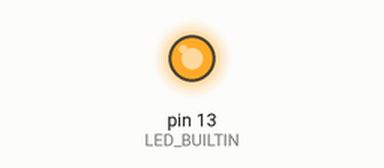
Bench run of a sketch on a simulated Arduino Uno, built with avr-gcc and run on an emulated ATmega328P. Parts: output pins drawn as LEDs (lit = HIGH).

Above: at 2.0 s.
At 6.0 s:
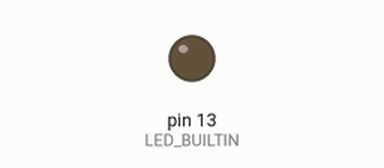
Timing chart, 0 to 10.4 s (numbered marks = the images above):
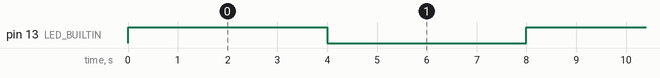

Measured:
- by itself, pin 13 (LED_BUILTIN): alternates HIGH for 4.0 s and LOW for 4.0 s

The sketch:

Blink.ino
```cpp
void setup() {
   /*
  Defining built-ins: LED_BUILTIN
    Most Arduino boards have a pin connected to an on-board LED in series with a resistor.
    The constant LED_BUILTIN is the number of the pin to which the on-board LED is connected.
    Most boards have this LED connected to digital pin 13.
   */

//enbale the digital pin (LED_BUILTIN) as the output
  pinMode(LED_BUILTIN, OUTPUT);
}

//loop runs forever with specified delays
void loop() {
  digitalWrite(LED_BUILTIN, HIGH);   // turn the light on (HIGH = Level of Voltage)
  delay(4000);                       // 4 seconds delay
  digitalWrite(LED_BUILTIN, LOW);    // turn the light off (LOW  = Level of Voltage)
  delay(4000);                       // 4 seconds delay
}
```
